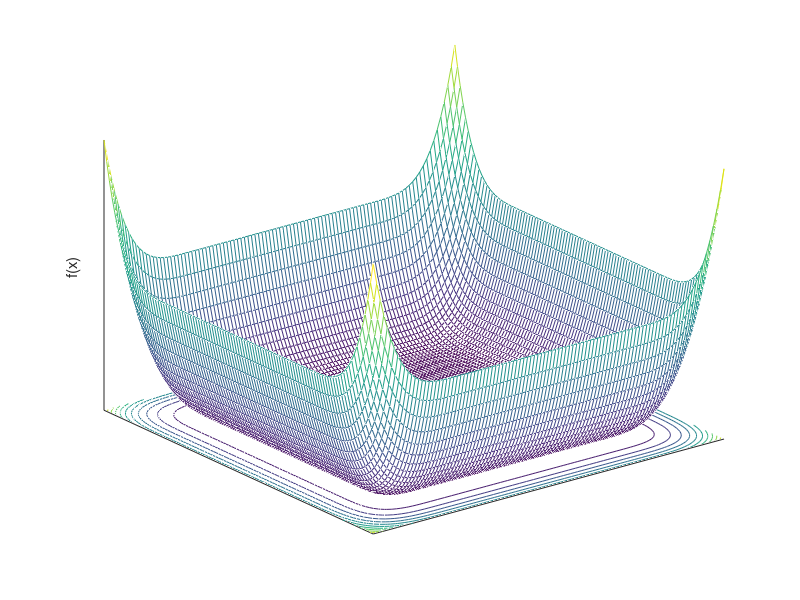

Write MATLAB code to recreate this figure.
function Penalty1Plot

xlimits = [-20 20];
dx = (xlimits(2) - xlimits(1)) / 100;
N = floor((xlimits(2) - xlimits(1)) / dx) + 1;
obj = zeros(N, N);
i = 0;
r = rand;
for x = xlimits(1) : dx : xlimits(2)
    i = i + 1;
    k = 0;
    for y = xlimits(1) : dx : xlimits(2)
        k = k + 1;
        if x > 10
            u1 = 100*(x-10)^4;
        elseif x < -10
            u1 = 100*(-x-10)^4;
        else
            u1 = 0;
        end
        if y > 10
            u2 = 100*(y-10)^4;
        elseif y < -10
            u2 = 100*(-y-10)^4;
        else
            u2 = 0;
        end
        y1 = 1 + (x + 1) / 4;
        y2 = 1 + (y + 1) / 4;
        obj(i,k) = pi/2 * (10*(sin(pi*y1))^2 + (y1-1)^2 * (1 + 10*(sin(pi*y2))^2) + (y2 - 1)^2) + u1 + u2;
    end
end
obj = obj / 1000000;
close all;
[x, y] = meshgrid(xlimits(1) : dx : xlimits(2));
meshc(x,y,obj);
zlabel('f(x)')
set(gca, 'XTick', [])
set(gca, 'YTick', [])
set(gca, 'ZTick', [])
temp = axis;
axis([xlimits, xlimits, temp(5), max(max(obj))])
